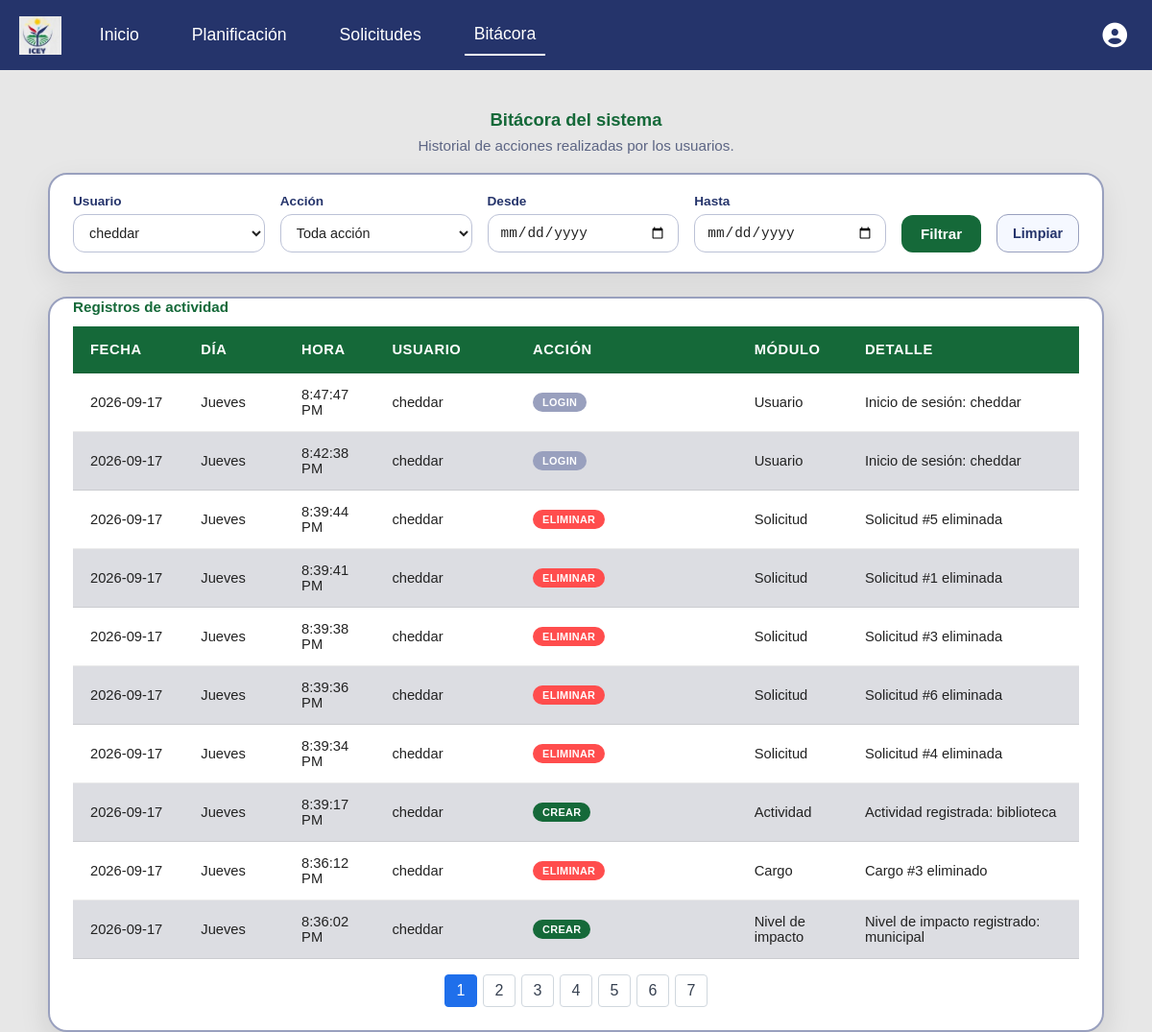
/bitacora.php?id_usu=11 (signed in), run on the app's committed database.
### tables this page shows
CREATE TABLE `bitacora` (
  `id` int(10) NOT NULL,
  `nom_dia` varchar(15) NOT NULL,
  `fecha` date NOT NULL,
  `hora` time NOT NULL,
  `id_usu` int(10) DEFAULT NULL,
  `accion` varchar(30) NOT NULL,
  `descripcion` varchar(50) NOT NULL,
  `detalle` text NOT NULL
);

### modelos/modelo_bitacora.php (called while the page is built, shortened)
<?php
function obtener_bitacora($conex, $filtros = []) {
    $where = [];
    $params = [];
    if (!empty($filtros['id_usu'])) {
        $where[] = "b.id_usu = ?";
        $params[] = $filtros['id_usu'];
    }
        $sql = "SELECT b.id, b.nom_dia, b.fecha, b.hora, b.id_usu, b.accion, b.descripcion, b.detalle,
                 COALESCE(u.nombre, 'No autenticado') AS nombre_usuario
            FROM bitacora b
             LEFT JOIN usuario u ON u.id = b.id_usu";
    if (!empty($where)) {
        $sql .= " WHERE " . implode(" AND ", $where);
    }
    $sql .= " ORDER BY b.fecha DESC, b.hora DESC, b.id DESC";
    try {
        $stmt = $conex->prepare($sql);
        $stmt->execute($params);
        return $stmt->fetchAll(PDO::FETCH_ASSOC);
    } catch (PDOException $e) {
        error_log("Fallo al consultar bitácora: " . $e->getMessage());
        return [];
    }
}
function obtener_usuarios_para_filtro($conex) {
    try {
        $stmt = $conex->prepare("SELECT id, nombre FROM usuario ORDER BY nombre ASC");
        $stmt->execute();
        return $stmt->fetchAll(PDO::FETCH_ASSOC);
    } catch (PDOException $e) {
        error_log("Fallo al consultar usuarios para filtro de bitácora: " . $e->getMessage());
        return [];
    }
}
?>

### src/bitacora.php (the view, shortened to what this page needs)
<?php
require_once __DIR__ . '/../modelos/modelo_bitacora.php';
$conex = Conexion::conectar();
$filtros = [
    'id_usu'      => $_GET['id_usu']      ?? '',
    'accion'      => $_GET['accion']      ?? '',
    'fecha_desde' => $_GET['fecha_desde'] ?? '',
    'fecha_hasta' => $_GET['fecha_hasta'] ?? '',
];
$registros = obtener_bitacora($conex, $filtros);
$usuarios  = obtener_usuarios_para_filtro($conex);
$registrosPorPagina = 10;
$paginaActual = max(1, intval($_GET['page'] ?? 1));
$totalPaginas = max(1, (int)ceil(count($registros) / $registrosPorPagina));
$paginaActual = min($paginaActual, $totalPaginas);
$registros = array_slice($registros, ($paginaActual - 1) * $registrosPorPagina, $registrosPorPagina);
?>
<!DOCTYPE html>
<html lang="es">
<head>
    <link rel="stylesheet" href="./css/main.css">
    <link rel="stylesheet" href="./css/bitacora.css">
    <link rel="stylesheet" href="https://cdnjs.cloudflare.com/ajax/libs/font-awesome/6.5.1/css/all.min.css">
</head>
<body>
<?php require_once __DIR__ . '/../include/header.php'; ?>
<main class="container__bitacora">
    <h1 class="bitacora__title">Bitácora del sistema</h1>
    <p class="bitacora__subtitle">Historial de acciones realizadas por los usuarios.</p>
    <form method="GET" action="bitacora.php" class="bitacora__filtros">
        <div class="campo">
            <label for="id_usu">Usuario</label>
            <select name="id_usu" id="id_usu">
                <?php foreach ($usuarios as $u): ?>
                    <option value="<?= (int)$u['id'] ?>" <?= ($filtros['id_usu'] == $u['id']) ? 'selected' : '' ?>>
                        <?= htmlspecialchars($u['nombre']) ?>
                    </option>
                <?php endforeach; ?>
            </select>
        </div>
        <div class="campo">
            <label for="accion">Acción</label>
            <select name="accion" id="accion">
                <option value="">Toda acción</option>
            </select>
        </div>
        <div class="campo">
            <label for="fecha_desde">Desde</label>
            <input type="date" name="fecha_desde" id="fecha_desde" value="<?= htmlspecialchars($filtros['fecha_desde']) ?>">
        </div>
        <div class="campo">
            <label for="fecha_hasta">Hasta</label>
            <input type="date" name="fecha_hasta" id="fecha_hasta" value="<?= htmlspecialchars($filtros['fecha_hasta']) ?>">
        </div>
        <button type="submit">Filtrar</button>
        <a href="bitacora.php" class="bitacora__limpiar">Limpiar</a>
    </form>
    <div class="tabla__container bitacora__tabla-wrap">
        <table class="bitacora__tabla">
            <caption class="tabla-planificacion__caption">Registros de actividad</caption>
            <thead>
                <tr>
                    <th class="col-fecha">Fecha</th>
                    <th class="col-dia">Día</th>
                    <th class="col-hora">Hora</th>
                    <th class="col-usuario">Usuario</th>
                    <th class="col-accion">Acción</th>
                    <th class="col-modulo">Módulo</th>
                    <th class="col-detalle">Detalle</th>
                </tr>
            </thead>
            <tbody>
                <?php if (empty($registros)): ?>
                    <tr>
                        <td colspan="7" class="bitacora__vacio">No hay registros de bitácora para los filtros seleccionados.</td>
                    </tr>
                <?php else: ?>
                    <?php foreach ($registros as $r):
                        $accionClase = match (strtolower($r['accion'])) {
                            'crear'    => 'bitacora__badge--crear',
                            'editar'   => 'bitacora__badge--editar',
                            'eliminar' => 'bitacora__badge--eliminar',
                            'login'    => 'bitacora__badge--login',
                            default    => 'bitacora__badge--login',
                        };
                    ?>
                        <tr>
                            <td data-label="Fecha"><?= htmlspecialchars($r['fecha']) ?></td>
                            <td data-label="Día"><?= htmlspecialchars($r['nom_dia']) ?></td>
                            <td data-label="Hora"><?= htmlspecialchars(date('g:i:s A', strtotime($r['hora']))) ?></td>
                            <td data-label="Usuario"><?= htmlspecialchars($r['nombre_usuario']) ?></td>
                            <td data-label="Acción">
                                <span class="bitacora__badge <?= $accionClase ?>"><?= htmlspecialchars($r['accion']) ?></span>
                            </td>
                            <td data-label="Módulo"><?= htmlspecialchars($r['descripcion']) ?></td>
                            <td data-label="Detalle"><?= htmlspecialchars($r['detalle']) ?></td>
                        </tr>
                    <?php endforeach; ?>
                <?php endif; ?>
            </tbody>
        </table>
        <?php if ($totalPaginas > 1): ?>
            <nav class="paginacion" aria-label="Páginas de bitácora">
                <?php for ($pagina = 1; $pagina <= $totalPaginas; $pagina++): ?>
                    <?php $parametrosPagina = array_merge($filtros, ['page' => $pagina]); ?>
                    <a href="?<?php echo htmlspecialchars(http_build_query($parametrosPagina), ENT_QUOTES, 'UTF-8'); ?>"
                       class="paginacion__pagina<?php echo $pagina === $paginaActual ? ' activa' : ''; ?>"
                       <?php echo $pagina === $paginaActual ? 'aria-current="page"' : ''; ?>>
                        <?php echo $pagina; ?>
                    </a>
                <?php endfor; ?>
            </nav>
        <?php endif; ?>
    </div>
</main>
</body>
</html>

### src/css/main.css (style rules this page uses)
.paginacion { display: flex; justify-content: center; gap: 6px; margin-top: 16px; }
.paginacion__pagina { display: inline-flex; align-items: center; justify-content: center; min-width: 34px; height: 34px; padding: 0 8px; border: 1px solid #d0d7de; border-radius: 4px; background: #fff; color: #374151; cursor: pointer; font: inherit; text-decoration: none; }
.paginacion__pagina:hover, .paginacion__pagina.activa { background: #1f6feb; border-color: #1f6feb; color: #fff; }
* { margin: 0; padding: 0; box-sizing: border-box; }
html, body { box-sizing: border-box; margin: 0; background-color: #e7e7e7; font-family: sans-serif; }
.tabla__container { display: block; margin: 0 auto; height: auto; width: 100%; max-width: 100%; background-color: #ffffff; box-shadow: 0px 10px 30px rgba(0, 0, 0, 0.12); padding: 0px 24px 24px; border-radius: 20px; margin-top: 15px; border: 2px solid #99a0be; overflow-x: auto; }
td, th { padding: 12px 14px; border-bottom: 1px solid rgba(0, 0, 0, 0.08); word-break: break-word; white-space: normal; overflow-wrap: anywhere; }
.tabla-planificacion__caption { caption-side: top; text-align: left; font-size: 0.95rem; font-weight: 700; color: #156939; margin-bottom: 12px; }
thead th { padding: 16px 18px; text-align: left; color: white; background-color: #156939; font-weight: 700; text-transform: uppercase; letter-spacing: 0.04em; }
td, th { padding: 16px 18px; border-bottom: 1px solid rgba(0, 0, 0, 0.08); }
tr { background-color: #ffffff; }
tbody tr:nth-child(even) { background-color: #dcdde2; }

### data on the page
bitacora: fecha "2026-09-17", nom_dia "Jueves", hora "8:47:47 PM", nombre_usuario "cheddar", accion "LOGIN", descripcion "Usuario", detalle "Inicio de sesión: cheddar"
bitacora: fecha "2026-09-17", nom_dia "Jueves", hora "8:42:38 PM", nombre_usuario "cheddar", accion "LOGIN", descripcion "Usuario", detalle "Inicio de sesión: cheddar"
bitacora: fecha "2026-09-17", nom_dia "Jueves", hora "8:39:44 PM", nombre_usuario "cheddar", accion "ELIMINAR", descripcion "Solicitud", detalle "Solicitud #5 eliminada"
bitacora: fecha "2026-09-17", nom_dia "Jueves", hora "8:39:41 PM", nombre_usuario "cheddar", accion "ELIMINAR", descripcion "Solicitud", detalle "Solicitud #1 eliminada"
bitacora: fecha "2026-09-17", nom_dia "Jueves", hora "8:39:38 PM", nombre_usuario "cheddar", accion "ELIMINAR", descripcion "Solicitud", detalle "Solicitud #3 eliminada"
bitacora: fecha "2026-09-17", nom_dia "Jueves", hora "8:39:36 PM", nombre_usuario "cheddar", accion "ELIMINAR", descripcion "Solicitud", detalle "Solicitud #6 eliminada"
bitacora: fecha "2026-09-17", nom_dia "Jueves", hora "8:39:34 PM", nombre_usuario "cheddar", accion "ELIMINAR", descripcion "Solicitud", detalle "Solicitud #4 eliminada"
bitacora: fecha "2026-09-17", nom_dia "Jueves", hora "8:39:17 PM", nombre_usuario "cheddar", accion "CREAR", descripcion "Actividad", detalle "Actividad registrada: biblioteca"
bitacora: fecha "2026-09-17", nom_dia "Jueves", hora "8:36:12 PM", nombre_usuario "cheddar", accion "ELIMINAR", descripcion "Cargo", detalle "Cargo #3 eliminado"
bitacora: fecha "2026-09-17", nom_dia "Jueves", hora "8:36:02 PM", nombre_usuario "cheddar", accion "CREAR", descripcion "Nivel de impacto", detalle "Nivel de impacto registrado: municipal"

### other printed values
form field id_usu "cheddar"
